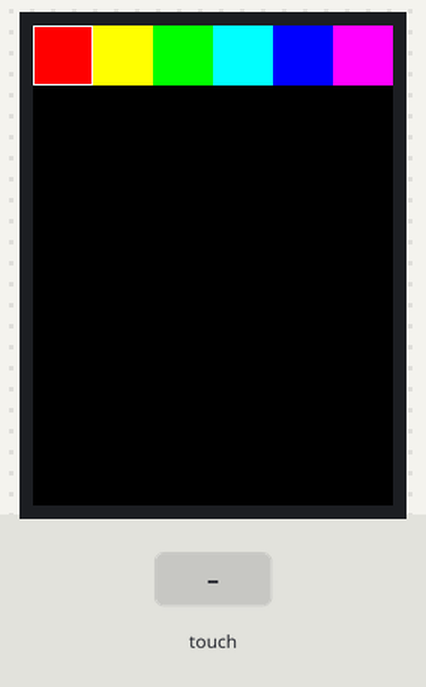
Bench run of a sketch on a simulated Arduino Uno, built with avr-gcc and run on an emulated ATmega328P. Parts: 240×320 colour display. The inputs (shaded band) are chosen by the test bench. What the sketch prints to the serial monitor is not drawn.

Above: at 1.4 s.
1.5 s: touch panel pressed at 13 % / 10 % of its raw x / y range
3.0 s: touch panel pressed at 38 % / 10 % of its raw x / y range
4.5 s: touch panel pressed at 62 % / 10 % of its raw x / y range
At 5.2 s:
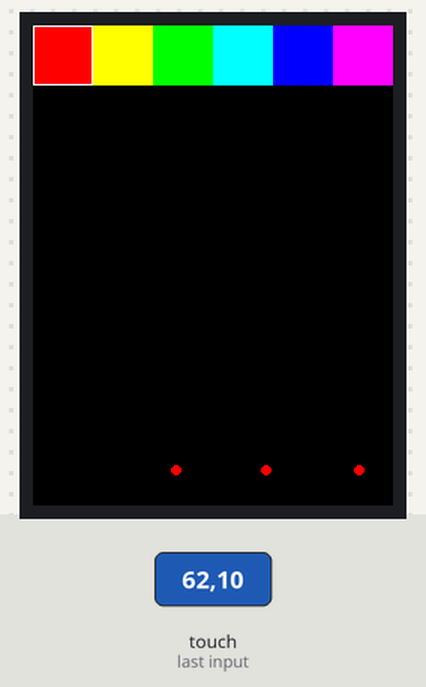
6.0 s: touch panel pressed at 87 % / 10 % of its raw x / y range
7.5 s: touch panel pressed at 13 % / 30 % of its raw x / y range
9.0 s: touch panel pressed at 38 % / 30 % of its raw x / y range
At 9.9 s:
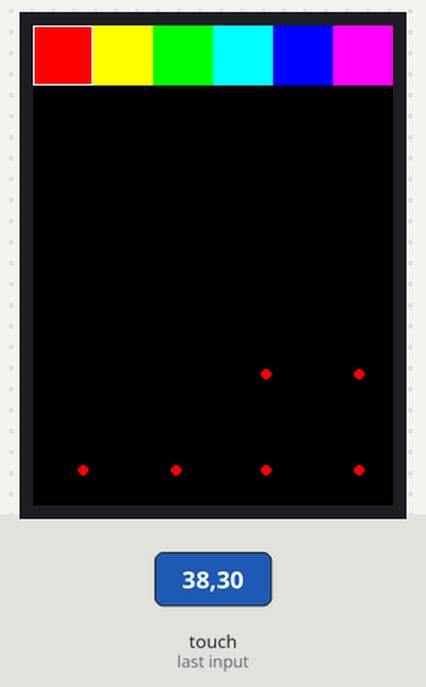
Timing chart, 0 to 11.5 s (numbered marks = the images above; inputs shaded):
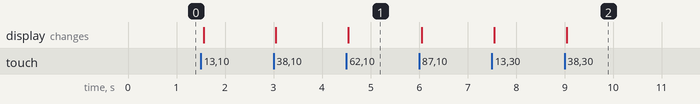

The sketch:

sketch_mar3a.ino
```cpp
/*
This code is TFTLCD Library Example
*/
#include <Adafruit_GFX.h>
#include <Adafruit_TFTLCD.h>
#include <TouchScreen.h>
#if defined(__SAM3X8E__)
   #undef __FlashStringHelper::F(string_literal)
   #define F(string_literal) string_literal
#endif
#define YP A3
#define XM A2
#define YM 9
#define XP 8
#define TS_MINX 150
#define TS_MINY 120
#define TS_MAXX 920
#define TS_MAXY 940
TouchScreen ts = TouchScreen(XP, YP, XM, YM, 300);
#define LCD_CS A3
#define LCD_CD A2
#define LCD_WR A1
#define LCD_RD A0
#define LCD_RESET A4
#define  BLACK   0x0000
#define BLUE    0x001F
#define RED     0xF800
#define GREEN   0x07E0
#define CYAN    0x07FF
#define MAGENTA 0xF81F
#define YELLOW  0xFFE0
#define WHITE   0xFFFF
Adafruit_TFTLCD tft(LCD_CS, LCD_CD, LCD_WR, LCD_RD, LCD_RESET);
#define BOXSIZE 40
#define PENRADIUS 3
int oldcolor, currentcolor;
void setup(void) {
 Serial.begin(9600);
 Serial.println(F("Paint!"));
 tft.reset();
 uint16_t identifier = tft.readID();
 if(identifier == 0x9325) {
   Serial.println(F("Found ILI9325 LCD driver"));
 } else if(identifier == 0x9328) {
   Serial.println(F("Found ILI9328 LCD driver"));
 } else if(identifier == 0x7575) {
   Serial.println(F("Found HX8347G LCD driver"));
 } else if(identifier == 0x9341) {
   Serial.println(F("Found ILI9341 LCD driver"));
 } else if(identifier == 0x8357) {
   Serial.println(F("Found HX8357D LCD driver"));
 } else {
   Serial.print(F("Unknown LCD driver chip: "));
   Serial.println(identifier, HEX);
   Serial.println(F("If using the Adafruit 2.4\" TFT Arduino shield, the line:"));
   Serial.println(F("  #define USE_ADAFRUIT_SHIELD_PINOUT"));
   Serial.println(F("should appear in the library header (Adafruit_TFT.h)."));
   Serial.println(F("If using the breakout board, it should NOT be #defined!"));
   Serial.println(F("Also if using the breakout, double-check that all wiring"));
   Serial.println(F("matches the tutorial."));
   return;
 }
 tft.begin(identifier);
 tft.fillScreen(BLACK);
 tft.fillRect(0, 0, BOXSIZE, BOXSIZE, RED);
 tft.fillRect(BOXSIZE, 0, BOXSIZE, BOXSIZE, YELLOW);
 tft.fillRect(BOXSIZE*2, 0, BOXSIZE, BOXSIZE, GREEN);
 tft.fillRect(BOXSIZE*3, 0, BOXSIZE, BOXSIZE, CYAN);
 tft.fillRect(BOXSIZE*4, 0, BOXSIZE, BOXSIZE, BLUE);
 tft.fillRect(BOXSIZE*5, 0, BOXSIZE, BOXSIZE, MAGENTA);
 tft.drawRect(0, 0, BOXSIZE, BOXSIZE, WHITE);
 currentcolor = RED;
 pinMode(13, OUTPUT);
}
#define MINPRESSURE 1
#define MAXPRESSURE 1000000
void loop()
{
 digitalWrite(13, HIGH);
 TSPoint p = ts.getPoint();
 digitalWrite(13, LOW);
 pinMode(XM, OUTPUT);
 pinMode(YP, OUTPUT);
 Serial.print("X = "); Serial.print(p.x);
 Serial.print("\tY = "); Serial.print(p.y);
 Serial.print("\tPressure = "); Serial.println(p.z);
 if (p.z > MINPRESSURE && p.z < MAXPRESSURE) {
   if (p.y < (TS_MINY-5)) {
     Serial.println("erase");
     tft.fillRect(0, BOXSIZE, tft.width(), tft.height()-BOXSIZE, BLACK);
   }
   p.x = map(p.x, TS_MINX, TS_MAXX, tft.width(), 0);
   p.y = map(p.y, TS_MINY, TS_MAXY, tft.height(), 0);
   if (p.y < BOXSIZE) {
      oldcolor = currentcolor;
      if (p.x < BOXSIZE) {
        currentcolor = RED;
        tft.drawRect(0, 0, BOXSIZE, BOXSIZE, WHITE);
      } else if (p.x < BOXSIZE*2) {
        currentcolor = YELLOW;
        tft.drawRect(BOXSIZE, 0, BOXSIZE, BOXSIZE, WHITE);
      } else if (p.x < BOXSIZE*3) {
        currentcolor = GREEN;
        tft.drawRect(BOXSIZE*2, 0, BOXSIZE, BOXSIZE, WHITE);
      } else if (p.x < BOXSIZE*4) {
        currentcolor = CYAN;
        tft.drawRect(BOXSIZE*3, 0, BOXSIZE, BOXSIZE, WHITE);
      } else if (p.x < BOXSIZE*5) {
        currentcolor = BLUE;
        tft.drawRect(BOXSIZE*4, 0, BOXSIZE, BOXSIZE, WHITE);
      } else if (p.x < BOXSIZE*6) { currentcolor = MAGENTA; tft.drawRect(BOXSIZE*5, 0, BOXSIZE, BOXSIZE, WHITE); } if (oldcolor != currentcolor) { if (oldcolor == RED) tft.fillRect(0, 0, BOXSIZE, BOXSIZE, RED); if (oldcolor == YELLOW) tft.fillRect(BOXSIZE, 0, BOXSIZE, BOXSIZE, YELLOW); if (oldcolor == GREEN) tft.fillRect(BOXSIZE*2, 0, BOXSIZE, BOXSIZE, GREEN); if (oldcolor == CYAN) tft.fillRect(BOXSIZE*3, 0, BOXSIZE, BOXSIZE, CYAN); if (oldcolor == BLUE) tft.fillRect(BOXSIZE*4, 0, BOXSIZE, BOXSIZE, BLUE); if (oldcolor == MAGENTA) tft.fillRect(BOXSIZE*5, 0, BOXSIZE, BOXSIZE, MAGENTA); } } if (((p.y-PENRADIUS) > BOXSIZE) && ((p.y+PENRADIUS) < tft.height())) {
     tft.fillCircle(p.x, p.y, PENRADIUS, currentcolor);
   }
 }
} 
```

Measured:
- after the input at 4.5 s, the display: changes at once (image 1)
- after the input at 9.0 s, the display: changes at once (image 2)
